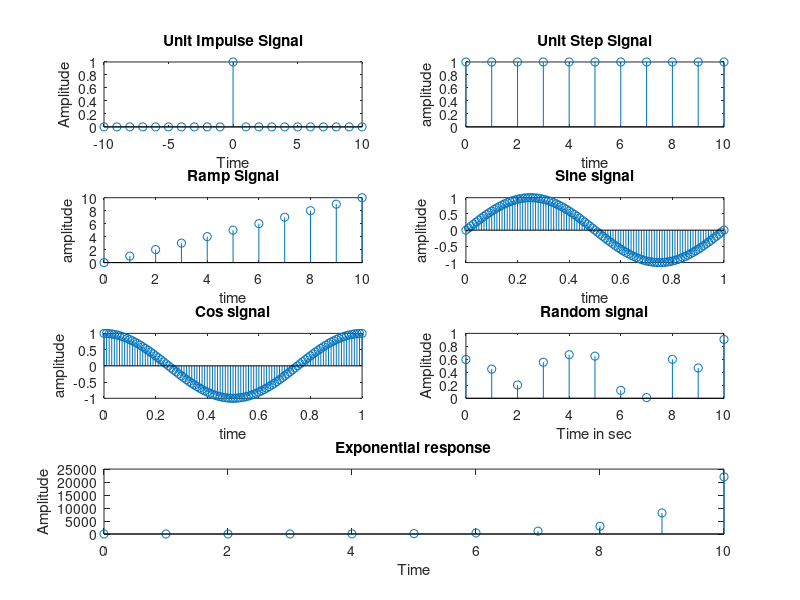

Reproduce this figure in MATLAB.
clc
clear all
close all
n=[-10:1:10];
a=[zeros(1,10) ones(1,1) zeros(1,10)];
subplot(4,2,1)
stem(n,a);
xlabel('Time')
ylabel('Amplitude')
title('Unit Impulse Signal')
n1=[0:1:10];
a1=[ones(1,11)];
subplot(4,2,2);
stem(n1,a1);
xlabel('time');
ylabel('amplitude')
title('Unit Step Signal');
n2=[0:1:10];
subplot(4,2,3);
stem(n2,n2);
xlabel('time');
ylabel('amplitude');
title('Ramp Signal');
n=[0:0.01:1];
f=sin(2*pi*n);
subplot(4,2,4);
stem(n,f);
xlabel('time');
ylabel('amplitude');
title('Sine signal');
n=[0:0.01:1];
f=cos(2*pi*n);
subplot(4,2,5);
stem(n,f);
xlabel('time');
ylabel('amplitude');
title('Cos signal');
n=0:1:10;
a=rand(1,11);
subplot(4,2,6),stem(n,a);
xlabel('Time in sec');
ylabel('Amplitude');
title('Random signal');
n=(0:1:10);
a=exp(n);
subplot(4,1,4),stem(n,a);
xlabel('Time'),ylabel('Amplitude');
title('Exponential response');
